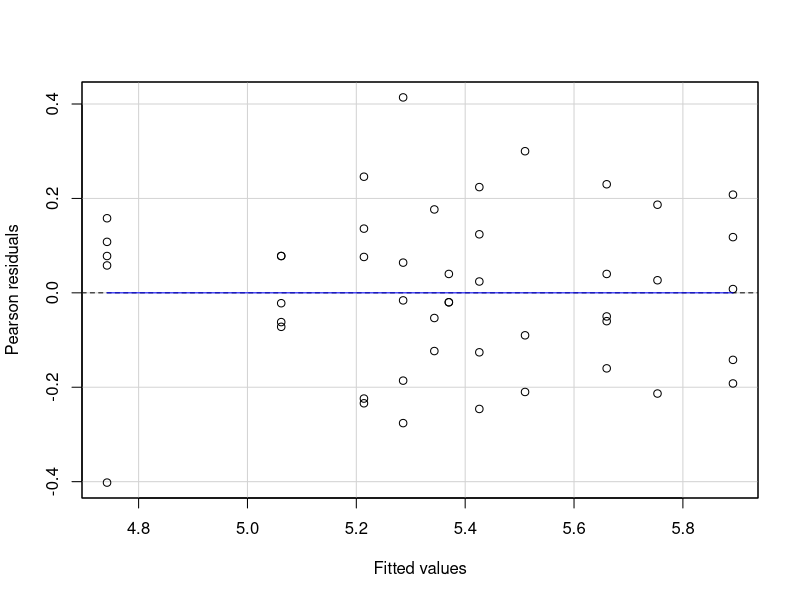

Source code (R): (Note: this script raises an error after producing the figure.)
# Load required libraries
library(dplyr)
library(ggplot2)
library(emmeans)
library(multcompView)
library(car)  # For Anova
library(ggpubr)  # For residual plots and diagnostics
# Read the dataset
Phalaris_exp2 <- read.csv("Phalaris_data-file_Exp2.csv")

# Ensure dataset is set up with correct factor levels
Phalaris_exp2 <- Phalaris_exp2 %>%
  mutate(
    Dose = factor(Dose_.N.kg.ha., levels = c("0", "10", "20", "30", "40", "50", "60")),
    Fertilizer_Type = factor(Fertilizer_type, levels = c('MF', 'UF')),
    Application_Method = factor(Application_method, levels = c('One-time','Split'))
  )
# Summarize data (mean and SE)
summary_data <- Phalaris_exp2 %>%
  group_by(Dose, Fertilizer_Type, Application_Method) %>%
  summarise(
    Mean_pH = mean(ph_125daysHD, na.rm = TRUE),
    SE_pH = sd(ph_125daysHD, na.rm = TRUE) / sqrt(n()),
    Mean_EC = mean(EC_125daysHD, na.rm = TRUE),
    SE_EC = sd(EC_125daysHD, na.rm = TRUE) / sqrt(n()),
    Mean_SPAD = mean(Spad_Value_125daysHD, na.rm = TRUE),
    SE_SPAD = sd(Spad_Value_125daysHD, na.rm = TRUE) / sqrt(n()),
    Mean_FreshShoot = mean(Fresh_shoot_..Biomass.g._125daysHD, na.rm = TRUE),
    SE_FreshShoot = sd(Fresh_shoot_..Biomass.g._125daysHD, na.rm = TRUE) / sqrt(n()),
    Mean_FreshRoot = mean(Fresh_root_biomass.g._125daysHD, na.rm = TRUE),
    SE_FreshRoot = sd(Fresh_root_biomass.g._125daysHD, na.rm = TRUE) / sqrt(n())
  ) %>%
  ungroup()
# Model for pH
m_pH <- lm(ph_125daysHD ~ Dose * Fertilizer_Type * Application_Method, data = Phalaris_exp2)

# Residual diagnostics
residualPlot(m_pH)
qqPlot(m_pH)

# ANOVA
Anova(m_pH, type = "II")

# Pairwise comparisons and compact letters
pairwise_pH <- emmeans(m_pH, ~ Dose * Fertilizer_Type | Application_Method)
letters_pH <- cld(pairwise_pH, Letters = "abc") %>%
  as.data.frame() %>%
  mutate(.group = str_trim(.group))

# Merge pairwise results with summary data
merged_pH <- summary_data %>%
  left_join(letters_pH, by = c("Dose", "Fertilizer_Type", "Application_Method"))

# Filter out rows with NA in Application_Method
filtered_pH <- merged_pH %>%
  filter(!is.na(Application_Method))

# Updated ggplot code
ggplot(filtered_pH, aes(x = Dose, y = Mean_pH, fill = Fertilizer_Type)) + 
  geom_bar(stat = "identity", position = position_dodge(0.9), color = "black") +
  geom_errorbar(aes(ymin = Mean_pH - SE_pH, ymax = Mean_pH + SE_pH), 
                width = 0.2, position = position_dodge(0.9)) +
  geom_text(aes(y = Mean_pH + SE_pH + 0.05, label = .group), 
            position = position_dodge(0.9), vjust = -0.5, size = 5) +
  facet_wrap(~ Application_Method) +  # Only shows One-time and Split
  labs(title = "pH at 125 Days", x = "Dose (N kg/ha)", y = "Mean pH") +
  scale_fill_manual(values = c("grey20", "grey50")) +
  theme_minimal(base_size = 15) +
  theme(panel.background = element_rect(fill = "white"), 
        panel.grid.major = element_line(color = "grey"),
        legend.position = "right")

# Model for EC
m_EC <- lm(EC_125daysHD ~ Dose * Fertilizer_Type * Application_Method, data = Phalaris_exp2)

# Residual diagnostics
residualPlot(m_EC)
qqPlot(m_EC)
Anova(m_EC, type = "II")

# Pairwise comparisons
pairwise_EC <- emmeans(m_EC, ~ Dose * Fertilizer_Type | Application_Method)
letters_EC <- cld(pairwise_EC, Letters = "abc") %>%
  as.data.frame() %>%
  mutate(.group = str_trim(.group))

# Merge letters with summary data
merged_EC <- summary_data %>%
  left_join(letters_EC, by = c("Dose", "Fertilizer_Type", "Application_Method")) %>%
  filter(!is.na(Application_Method))  # Remove NA Application_Method
ggplot(merged_EC, aes(x = Dose, y = Mean_EC, fill = Fertilizer_Type)) + 
  geom_bar(stat = "identity", position = position_dodge(0.9), color = "black") +
  geom_errorbar(aes(ymin = Mean_EC - SE_EC, ymax = Mean_EC + SE_EC), 
                width = 0.2, position = position_dodge(0.9)) +
  geom_text(aes(y = Mean_EC + SE_EC + 0.05, label = .group), 
            position = position_dodge(0.9), vjust = -0.5, size = 5) +
  facet_wrap(~ Application_Method) +
  labs(title = "EC at 125 Days", x = "Dose (N kg/ha)", y = "Mean EC (uS/cm)") +
  scale_fill_manual(values = c("grey20", "grey50")) +
  theme_minimal(base_size = 15)

# Model for SPAD
m_SPAD <- lm(Spad_Value_125daysHD ~ Dose * Fertilizer_Type * Application_Method, data = Phalaris_exp2)

# Residual diagnostics
residualPlot(m_SPAD)
qqPlot(m_SPAD)
Anova(m_SPAD, type = "II")

# Pairwise comparisons
pairwise_SPAD <- emmeans(m_SPAD, ~ Dose * Fertilizer_Type | Application_Method)
letters_SPAD <- cld(pairwise_SPAD, Letters = "abc") %>%
  as.data.frame() %>%
  mutate(.group = str_trim(.group))

# Merge letters with summary data
merged_SPAD <- summary_data %>%
  left_join(letters_SPAD, by = c("Dose", "Fertilizer_Type", "Application_Method")) %>%
  filter(!is.na(Application_Method))  # Remove NA Application_Method
ggplot(merged_SPAD, aes(x = Dose, y = Mean_SPAD, fill = Fertilizer_Type)) + 
  geom_bar(stat = "identity", position = position_dodge(0.9), color = "black") +
  geom_errorbar(aes(ymin = Mean_SPAD - SE_SPAD, ymax = Mean_SPAD + SE_SPAD), 
                width = 0.2, position = position_dodge(0.9)) +
  geom_text(aes(y = Mean_SPAD + SE_SPAD + 0.05, label = .group), 
            position = position_dodge(0.9), vjust = -0.5, size = 5) +
  facet_wrap(~ Application_Method) +
  labs(title = "SPAD Value at 125 Days", x = "Dose (N kg/ha)", y = "Mean SPAD Value") +
  scale_fill_manual(values = c("grey20", "grey50")) +
  theme_minimal(base_size = 15)
# Model for Fresh Shoot Biomass
m_FreshShoot <- lm(Fresh_shoot_..Biomass.g._125daysHD ~ Dose * Fertilizer_Type * Application_Method, data = Phalaris_exp2)

# Residual diagnostics
residualPlot(m_FreshShoot)
qqPlot(m_FreshShoot)
Anova(m_FreshShoot, type = "II")

# Pairwise comparisons
pairwise_FreshShoot <- emmeans(m_FreshShoot, ~ Dose * Fertilizer_Type | Application_Method)
letters_FreshShoot <- cld(pairwise_FreshShoot, Letters = "abc") %>%
  as.data.frame() %>%
  mutate(.group = str_trim(.group))

# Merge letters with summary data
merged_FreshShoot <- summary_data %>%
  left_join(letters_FreshShoot, by = c("Dose", "Fertilizer_Type", "Application_Method")) %>%
  filter(!is.na(Application_Method))  # Remove NA Application_Method
ggplot(merged_FreshShoot, aes(x = Dose, y = Mean_FreshShoot, fill = Fertilizer_Type)) + 
  geom_bar(stat = "identity", position = position_dodge(0.9), color = "black") +
  geom_errorbar(aes(ymin = Mean_FreshShoot - SE_FreshShoot, ymax = Mean_FreshShoot + SE_FreshShoot), 
                width = 0.2, position = position_dodge(0.9)) +
  geom_text(aes(y = Mean_FreshShoot + SE_FreshShoot + 0.05, label = .group), 
            position = position_dodge(0.9), vjust = -0.5, size = 5) +
  facet_wrap(~ Application_Method) +
  labs(title = "Fresh Shoot Biomass at 125 Days", x = "Dose (N kg/ha)", y = "Mean Fresh Shoot Biomass (g)") +
  scale_fill_manual(values = c("grey20", "grey50")) +
  theme_minimal(base_size = 15)

# Model for Fresh Root Biomass
m_FreshRoot <- lm(Fresh_root_biomass.g._125daysHD ~ Dose * Fertilizer_Type * Application_Method, data = Phalaris_exp2)

# Residual diagnostics
residualPlot(m_FreshRoot)
qqPlot(m_FreshRoot)
Anova(m_FreshRoot, type = "II")

# Pairwise comparisons
pairwise_FreshRoot <- emmeans(m_FreshRoot, ~ Dose * Fertilizer_Type | Application_Method)
letters_FreshRoot <- cld(pairwise_FreshRoot, Letters = "abc") %>%
  as.data.frame() %>%
  mutate(.group = str_trim(.group))

# Merge letters with summary data
merged_FreshRoot <- summary_data %>%
  left_join(letters_FreshRoot, by = c("Dose", "Fertilizer_Type", "Application_Method")) %>%
  filter(!is.na(Application_Method))  # Remove NA Application_Method
ggplot(merged_FreshRoot, aes(x = Dose, y = Mean_FreshRoot, fill = Fertilizer_Type)) + 
  geom_bar(stat = "identity", position = position_dodge(0.9), color = "black") +
  geom_errorbar(aes(ymin = Mean_FreshRoot - SE_FreshRoot, ymax = Mean_FreshRoot + SE_FreshRoot), 
                width = 0.2, position = position_dodge(0.9)) +
  geom_text(aes(y = Mean_FreshRoot + SE_FreshRoot + 0.05, label = .group), 
            position = position_dodge(0.9), vjust = -0.5, size = 5) +
  facet_wrap(~ Application_Method) +
  labs(title = "Fresh Root Biomass at 125 Days", x = "Dose (N kg/ha)", y = "Mean Fresh Root Biomass (g)") +
  scale_fill_manual(values = c("grey20", "grey50")) +
  theme_minimal(base_size = 15)
